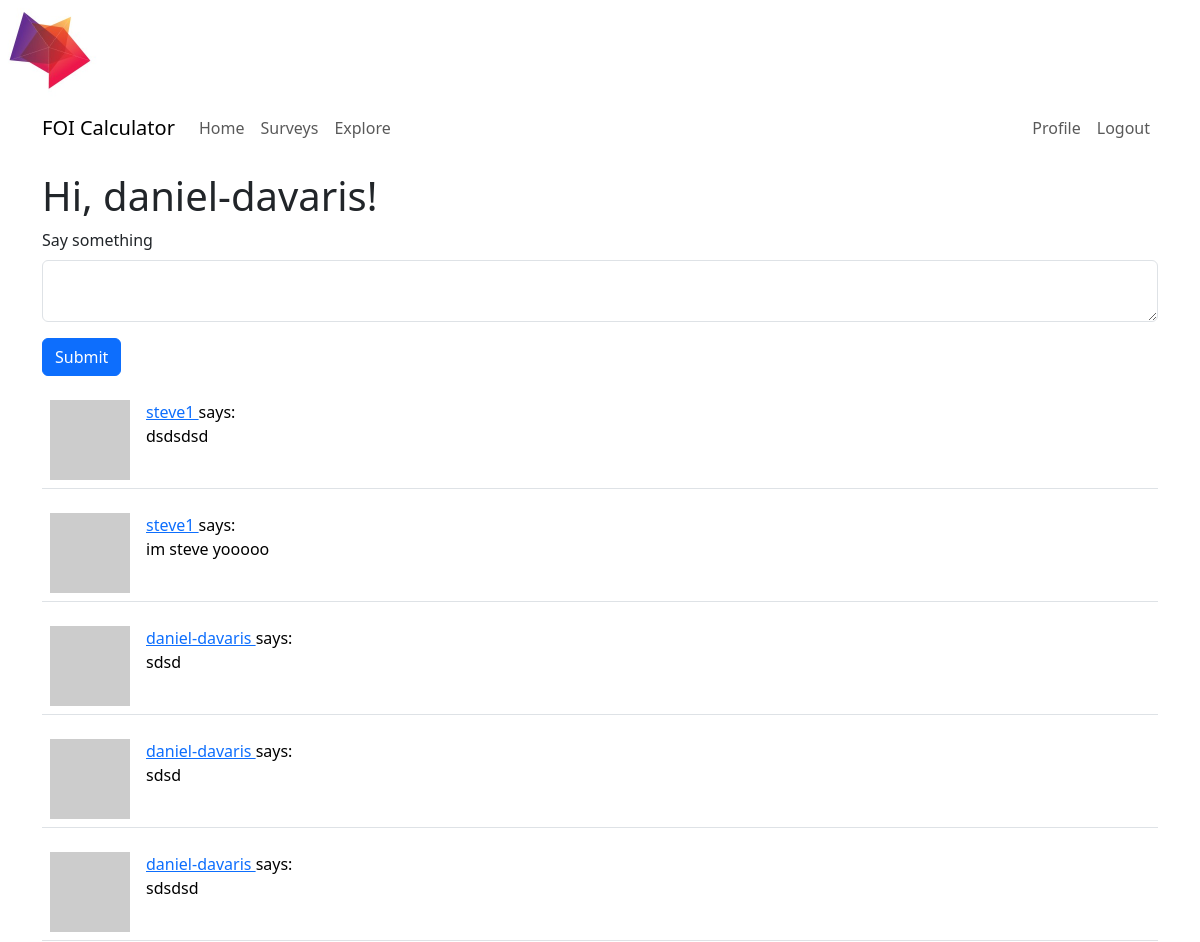
The page /index (signed in, upper part) on the database as committed earlier.
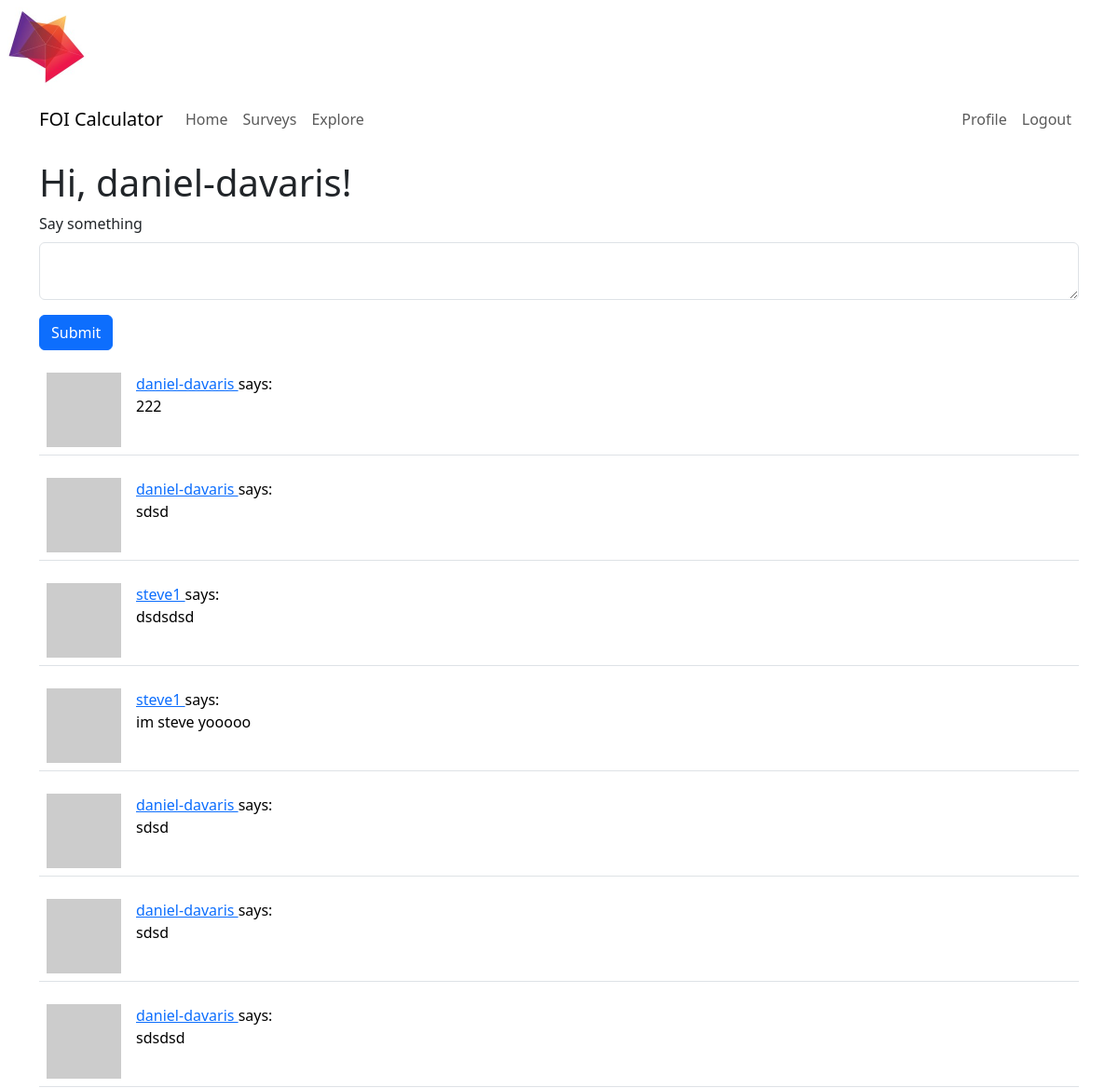
The same page on the database as committed later.
### app/models.py (models this page shows, shortened)
class Post(db.Model):
    id: so.Mapped[int] = so.mapped_column(primary_key=True)
    body: so.Mapped[str] = so.mapped_column(sa.String(140))
    timestamp: so.Mapped[datetime] = so.mapped_column(
        index=True, default=lambda: datetime.now(timezone.utc))
    user_id: so.Mapped[int] = so.mapped_column(sa.ForeignKey(User.id),
                                               index=True)
    author: so.Mapped[User] = so.relationship(back_populates='posts')

class User(UserMixin, db.Model):
    id: so.Mapped[int] = so.mapped_column(primary_key=True)
    username: so.Mapped[str] = so.mapped_column(sa.String(64), index=True,
                                                unique=True)
    email: so.Mapped[str] = so.mapped_column(sa.String(120), index=True,
                                             unique=True)
    password_hash: so.Mapped[Optional[str]] = so.mapped_column(sa.String(256))
    about_me: so.Mapped[Optional[str]] = so.mapped_column(sa.String(140))
    last_seen: so.Mapped[Optional[datetime]] = so.mapped_column(
        default=lambda: datetime.now(timezone.utc))
    posts: so.WriteOnlyMapped['Post'] = so.relationship(
        back_populates='author')
    surveys: so.WriteOnlyMapped['Survey'] = so.relationship(
        back_populates='author')
    following: so.WriteOnlyMapped['User'] = so.relationship(
        secondary=followers, primaryjoin=(followers.c.follower_id == id),
        secondaryjoin=(followers.c.followed_id == id),
        back_populates='followers')
    followers: so.WriteOnlyMapped['User'] = so.relationship(
        secondary=followers, primaryjoin=(followers.c.followed_id == id),
        secondaryjoin=(followers.c.follower_id == id),
        back_populates='following')
    def avatar(self, size):
        digest = md5(self.email.lower().encode('utf-8')).hexdigest()
        return f'https://www.gravatar.com/avatar/{digest}?d=identicon&s={size}'
    def following_posts(self):
        Author = so.aliased(User)
        Follower = so.aliased(User)
        return (
            sa.select(Post)
            .join(Post.author.of_type(Author))
            .join(Author.followers.of_type(Follower), isouter=True)
            .where(sa.or_(
                Follower.id == self.id,
                Author.id == self.id,
            ))
            .group_by(Post)
            .order_by(Post.timestamp.desc())
        )

### app/routes.py (the view)
@app.route('/', methods=['GET', 'POST'])
@app.route('/index', methods=['GET', 'POST'])
@login_required
def index():
    form = PostForm()
    if form.validate_on_submit():
        post = Post(body=form.post.data, author=current_user)
        db.session.add(post)
        db.session.commit()
        flash('Your post is now live!')
        return redirect(url_for('index'))
    page = request.args.get('page', 1, type=int)
    posts = db.paginate(current_user.following_posts(), page=page,
                        per_page=app.config['POSTS_PER_PAGE'], error_out=False)
    next_url = url_for('index', page=posts.next_num) \
        if posts.has_next else None
    prev_url = url_for('index', page=posts.prev_num) \
        if posts.has_prev else None
    return render_template('index.html', title='Home', form=form,
                           posts=posts.items, next_url=next_url,
                           prev_url=prev_url)

### app/forms.py
class PostForm(FlaskForm):
    post = TextAreaField('Say something', validators=[
        DataRequired(), Length(min=1, max=140)])
    submit = SubmitField('Submit')

### app/models.py (called while the page is built)
@login.user_loader
def load_user(id):
    return db.session.get(User, int(id))

### app/routes.py (called while the page is built)
@app.before_request
def before_request():
    if current_user.is_authenticated:
        current_user.last_seen = datetime.now(timezone.utc)
        db.session.commit()

### app/templates/index.html (shortened to what this page needs)
{% extends "base.html" %}
{% import "bootstrap_wtf.html" as wtf %}
{% block content %}
    <h1>Hi, {{ current_user.username }}!</h1>
    {% if form %}
    {{ wtf.quick_form(form) }}
    {% endif %}
    {% for post in posts %}
        {% include '_post.html' %}
    {% endfor %}
{% endblock %}

### app/templates/_post.html
    <table class="table table-hover">
        <tr>
            <td width="70px">
                <a href="{{ url_for('user', username=post.author.username) }}">
                    <img src="{{ post.author.avatar(70) }}" />
                </a>
            </td>
            <td>
                <a href="{{ url_for('user', username=post.author.username) }}">
                    {{ post.author.username }}
                </a>
                says:
                <br>
                {{ post.body }}
            </td>
        </tr>
    </table>

Rows that differ between the two databases and show on the page:
added Post: author.username "daniel-davaris", body "222"
added Post: author.username "daniel-davaris", body "sdsd"
